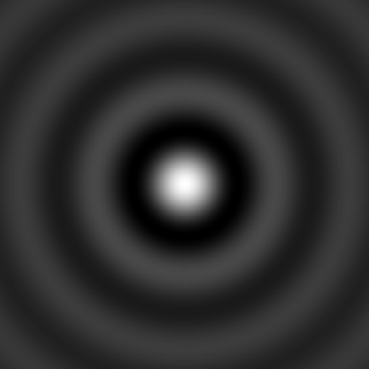
#> input picture notebooks/images/sinc_2d.png, 369 x 369 px
$ jupyter execute domain_frequence_filter.ipynb
#> lines starting #> are read from the running program, lines starting #| are printed output that depends on the picture; after the words box and inside, x2 and y2 are one past the last pixel; in counts of white or black regions, pixels touching at a corner belong together
[cell 1]
import numpy as np
import cv2
import matplotlib.pyplot as plt

[cell 2]
img = cv2.imread("images/sinc_2d.png")
#> img is the input picture: shape (369, 369, 3); min 0, max 255, mean 46.4
plt.imshow(img)
# cv2.imshow('image',img)

# cv2.waitKey(0)

[cell 3]
height, width, = img.shape[:2]
#> height = 369; width = 369
print(height, width)
#| 369 369

[cell 4]
matrix = np.ones(shape=(height,width))
print(matrix)
#> (printed output is left out)

[cell 5]
def fill_main_diagonal(matrix):
    for i in range(len(matrix)):
        for j in range(len(matrix)):
            if (i == j):
                matrix[i][j] = 0
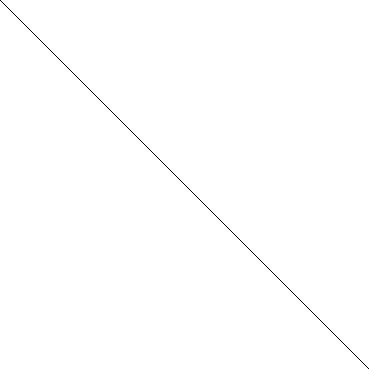
#> matrix: shape (369, 369) float64; values 0 (black) and 1 (white), 99.7% white; black in thin lines or dots

    return matrix

[cell 6]
new_matrix = fill_main_diagonal(matrix=matrix)
new_matrix = new_matrix.reshape((369, 369, 1))

print(new_matrix)
#> (printed output is left out)

[cell 7]
img_ = img * new_matrix
plt.imshow(img_)
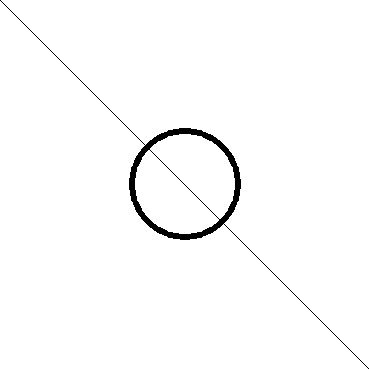
#> shown: shape (369, 369, 3) float64; values 0 (black) and 1 (white), 98.3% white; 1 black region, box (x1, y1, x2, y2) and area: (0, 0, 369, 369) 2287

[cell 8]
fs = 1000  # Sampling frequency
t = np.arange(0, 1, 1/fs)  # Time vector from 0 to 1 second
f1 = 10  # Frequency of the signal
signal = np.sin(2 * np.pi * f1 * t)  # Sinusoidal signal with frequency 10 Hz

# Compute the Fourier Transform
fourier_transform = np.fft.fft(signal)
frequencies = np.fft.fftfreq(len(signal), 1/fs)

# Plot the signal and its Fourier Transform
plt.figure(figsize=(12, 6))

plt.subplot(2, 1, 1)
plt.plot(t, signal)
plt.title('Input Signal')
plt.xlabel('Time (s)')
plt.ylabel('Amplitude')

plt.subplot(2, 1, 2)
plt.plot(frequencies, np.abs(fourier_transform))
plt.title('Fourier Transform')
plt.xlabel('Frequency (Hz)')
plt.ylabel('Magnitude')

plt.tight_layout()
plt.show()
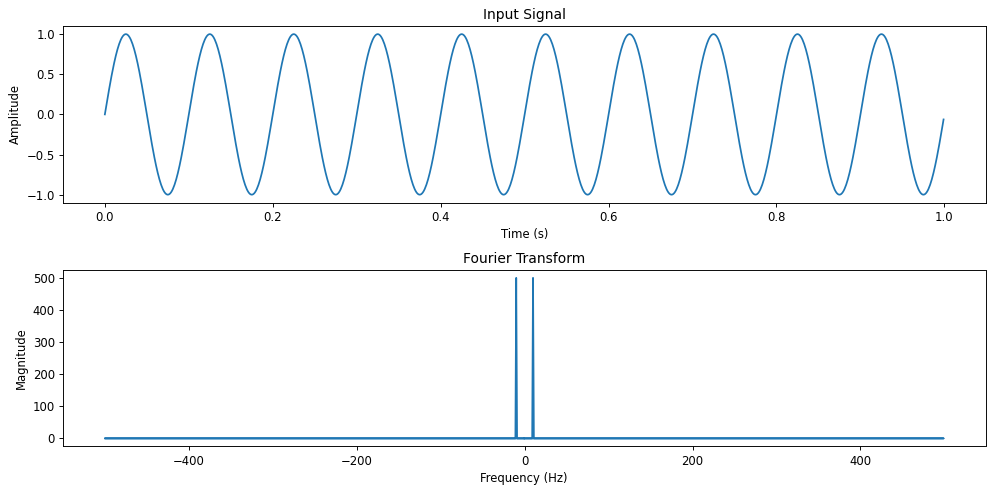
#> figure drawn by matplotlib, 2 panels; panel 1: curve peaks at x = 0.025, y = 1

[cell 9]
import numpy as np
import matplotlib.pyplot as plt
from PIL import Image

# Load the image
image_path = 'images/sinc_2d.png'  # Replace 'image.jpg' with the path to your image
image = Image.open(image_path).convert('L')  # Convert to grayscale
image_array = np.array(image)

# Compute the 2D Fourier Transform
fourier_transform = np.fft.fft2(image_array)
# Shift the zero frequency component to the center
fourier_transform_shifted = np.fft.fftshift(fourier_transform)

# Compute the magnitude spectrum (absolute value) and phase spectrum of the Fourier Transform
magnitude_spectrum = np.abs(fourier_transform)
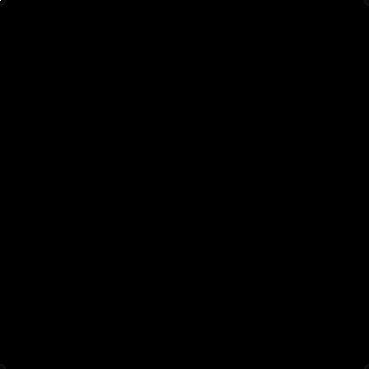
#> magnitude_spectrum: shape (369, 369) float64; min 0.345, max 6314257, mean 446.3; drawn with min black and max white
phase_spectrum = np.angle(fourier_transform_shifted)
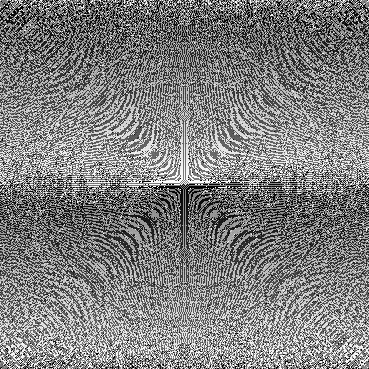
#> phase_spectrum: shape (369, 369) float64; min -3.14, max 3.14, mean -6.03e-17; drawn with min black and max white

# Plot the original image and its Fourier Transform
plt.figure(figsize=(12, 6))

plt.subplot(2, 2, 1)
plt.imshow(image_array, cmap='gray')
plt.title('Original Image')
plt.axis('off')

plt.subplot(2, 2, 2)
plt.imshow(np.log(1 + magnitude_spectrum), cmap='gray')
plt.title('Magnitude Spectrum')
plt.axis('off')

plt.subplot(2, 2, 3)
plt.imshow(phase_spectrum, cmap='gray')
plt.title('Phase Spectrum')
plt.axis('off')

plt.tight_layout()
plt.show()
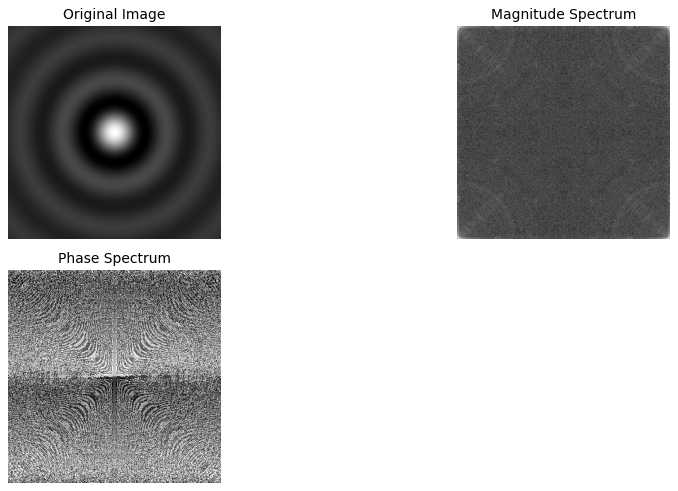
#> figure drawn by matplotlib, 3 panels
